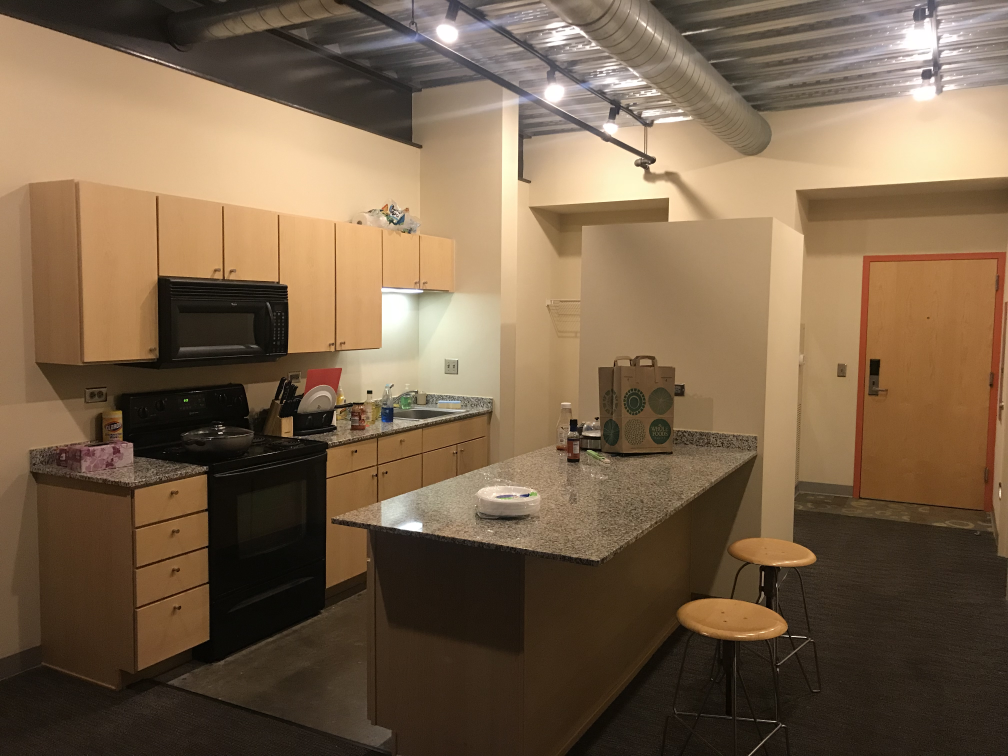
#> input picture hw3/casa2.jpg, 4032 x 3024 px, given in place of , which was not available (shown at 1/4 size)
$ python chessboard.py
#> lines starting #> are read from the running program, lines starting #| are printed output that depends on the picture
import cv2
import numpy as np
import math

def getimage():
    global filename
    filename = input("Write a file name or press enter to capture an image: \n")
    original_image = cv2.imread(filename)
#> original_image is the input picture: shape (3024, 4032, 3); mean B, G, R 74.3, 98.8, 121.5

    while original_image.shape[0] > 1200 or original_image.shape[1] > 750:
        original_image = cv2.resize(original_image,(int(original_image.shape[1]/2), int(original_image.shape[0]/2)))
#> this loop made 3 passes
#> pass 2, in getimage, `original_image = cv2.resize(original_image,(int(original_image.shape[1..`:
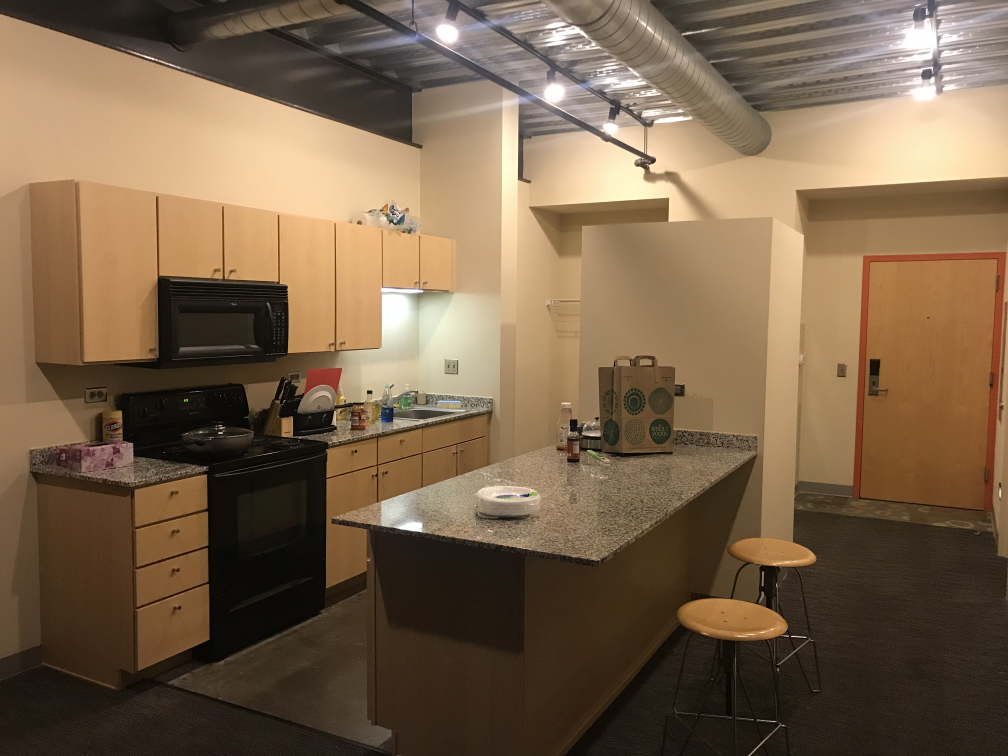
#> original_image: shape (756, 1008, 3); mean B, G, R 74.5, 99.1, 121.7
    return original_image

# [82 lines left out: functions reloadimage, sliderHandler, sliderHandler2, sliderHandler3, harris, cornerHarris, not called in this run]

def main():
    img = getimage()

    cv2.imshow('dst', img)
    cv2.imshow('image1', img)
    cv2.createTrackbar('k', 'image1', 40, 60, sliderHandler)
    cv2.createTrackbar('threshold', 'image1', 0, 10, sliderHandler2)
    cv2.createTrackbar('winsize', 'image1', 0, 10, sliderHandler3)


    while(True):
        key = cv2.waitKey()
#> (key Esc is pressed here)

        if key == ord('H'):
            cornerHarris()

        if key == ord('h'):
            harris()


        if cv2.waitKey(0) & 0xff == 27:
#> (key Esc is pressed here)
            cv2.destroyAllWindows()
            break


if __name__ == '__main__':
    main()

$ run again, on hw3/habitacion1.jpg
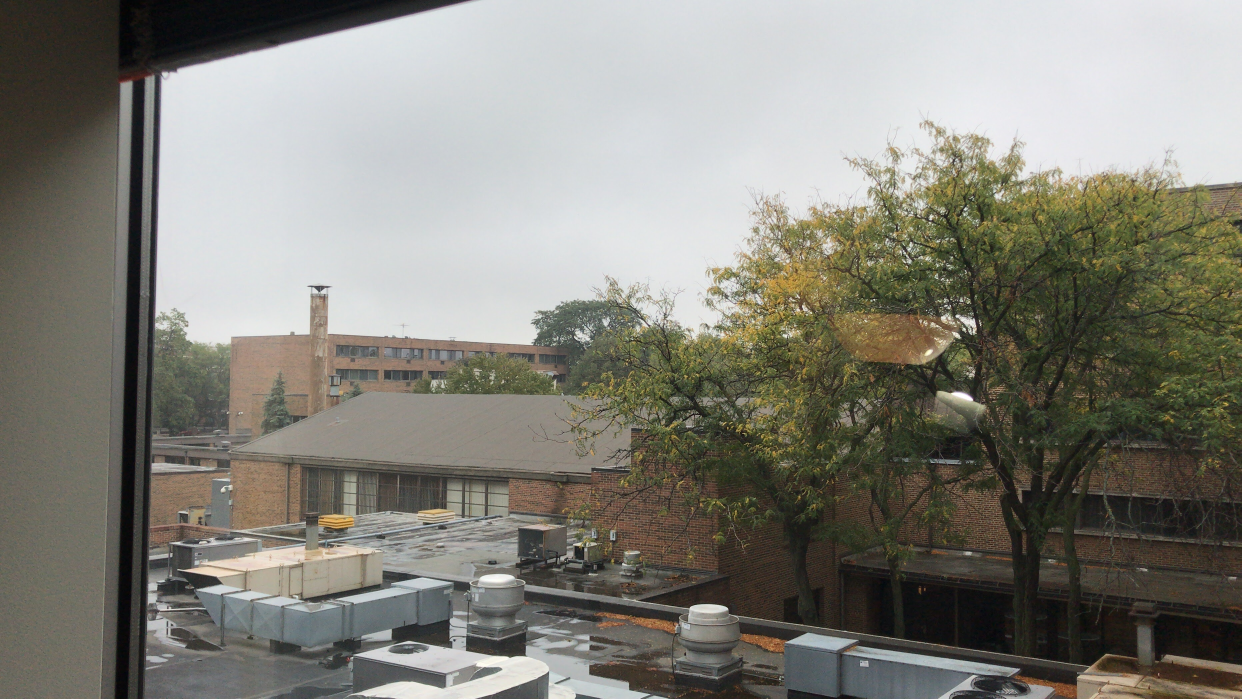
#> input picture hw3/habitacion1.jpg, 3724 x 2096 px, given in place of , which was not available (shown at 1/3 size)
#> in getimage, original_image is the input picture: shape (2096, 3724, 3); mean B, G, R 121.8, 130.4, 131.9
#> the loop in getimage, `while original_image.shape[0] > 1200 or original_image.shape[1] > 750:` made 3 passes
#> pass 2, in getimage, `original_image = cv2.resize(original_image,(int(original_image.shape[1..`:
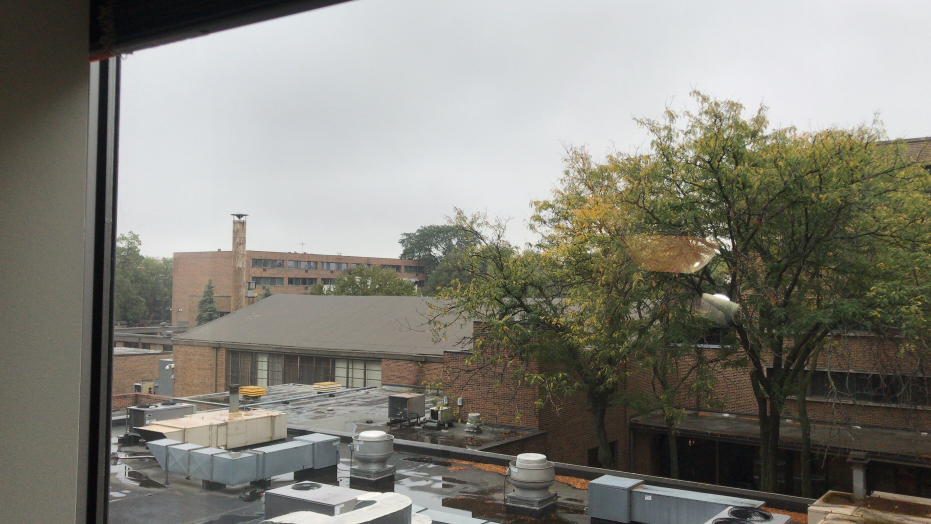
#> original_image: shape (524, 931, 3); mean B, G, R 122.1, 130.6, 132.1

$ run again, on hw3/habitacion2.jpg
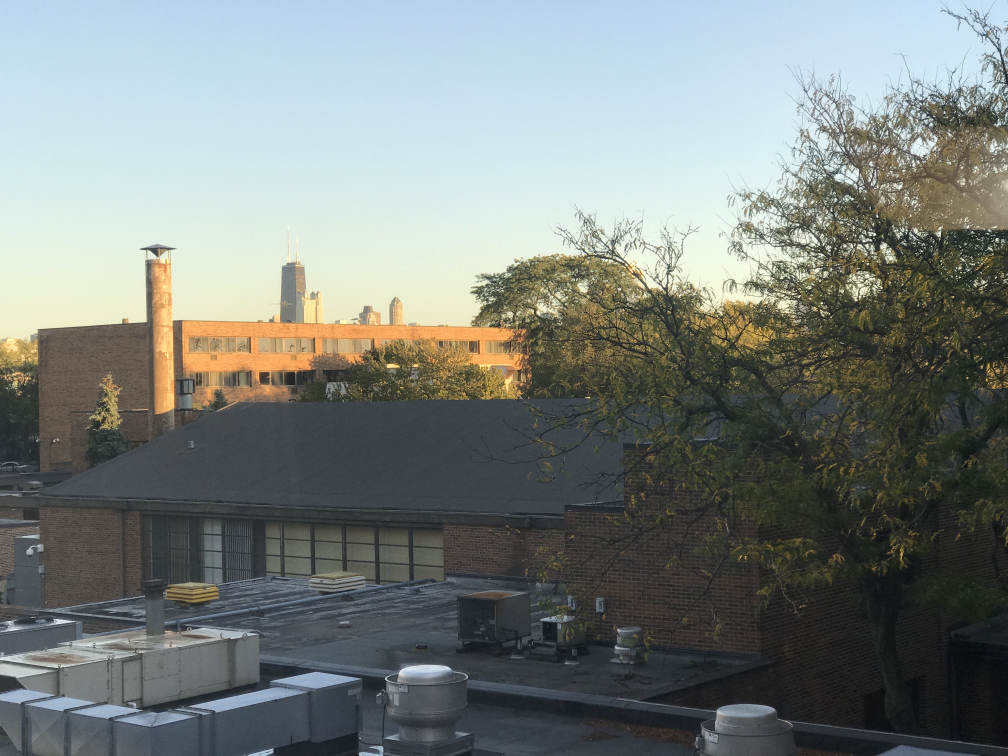
#> input picture hw3/habitacion2.jpg, 4032 x 3024 px, given in place of , which was not available (shown at 1/4 size)
#> in getimage, original_image is the input picture: shape (3024, 4032, 3); mean B, G, R 125.3, 128.4, 122.3
#> the loop in getimage, `while original_image.shape[0] > 1200 or original_image.shape[1] > 750:` made 3 passes
#> pass 2, in getimage, `original_image = cv2.resize(original_image,(int(original_image.shape[1..`:
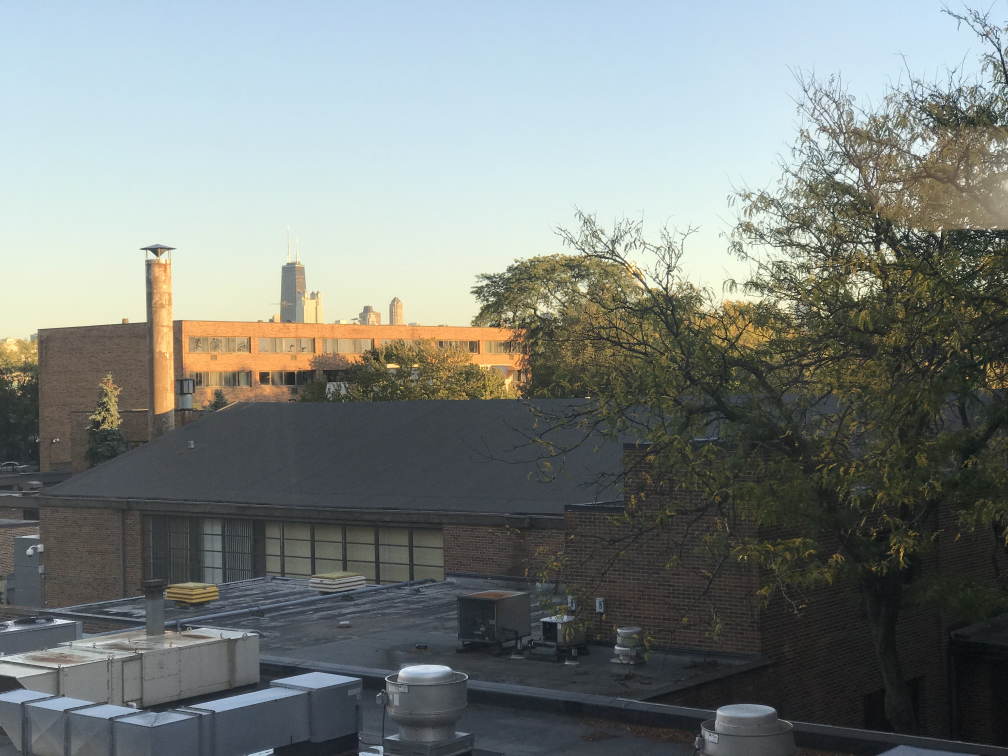
#> original_image: shape (756, 1008, 3); mean B, G, R 125.5, 128.6, 122.5
